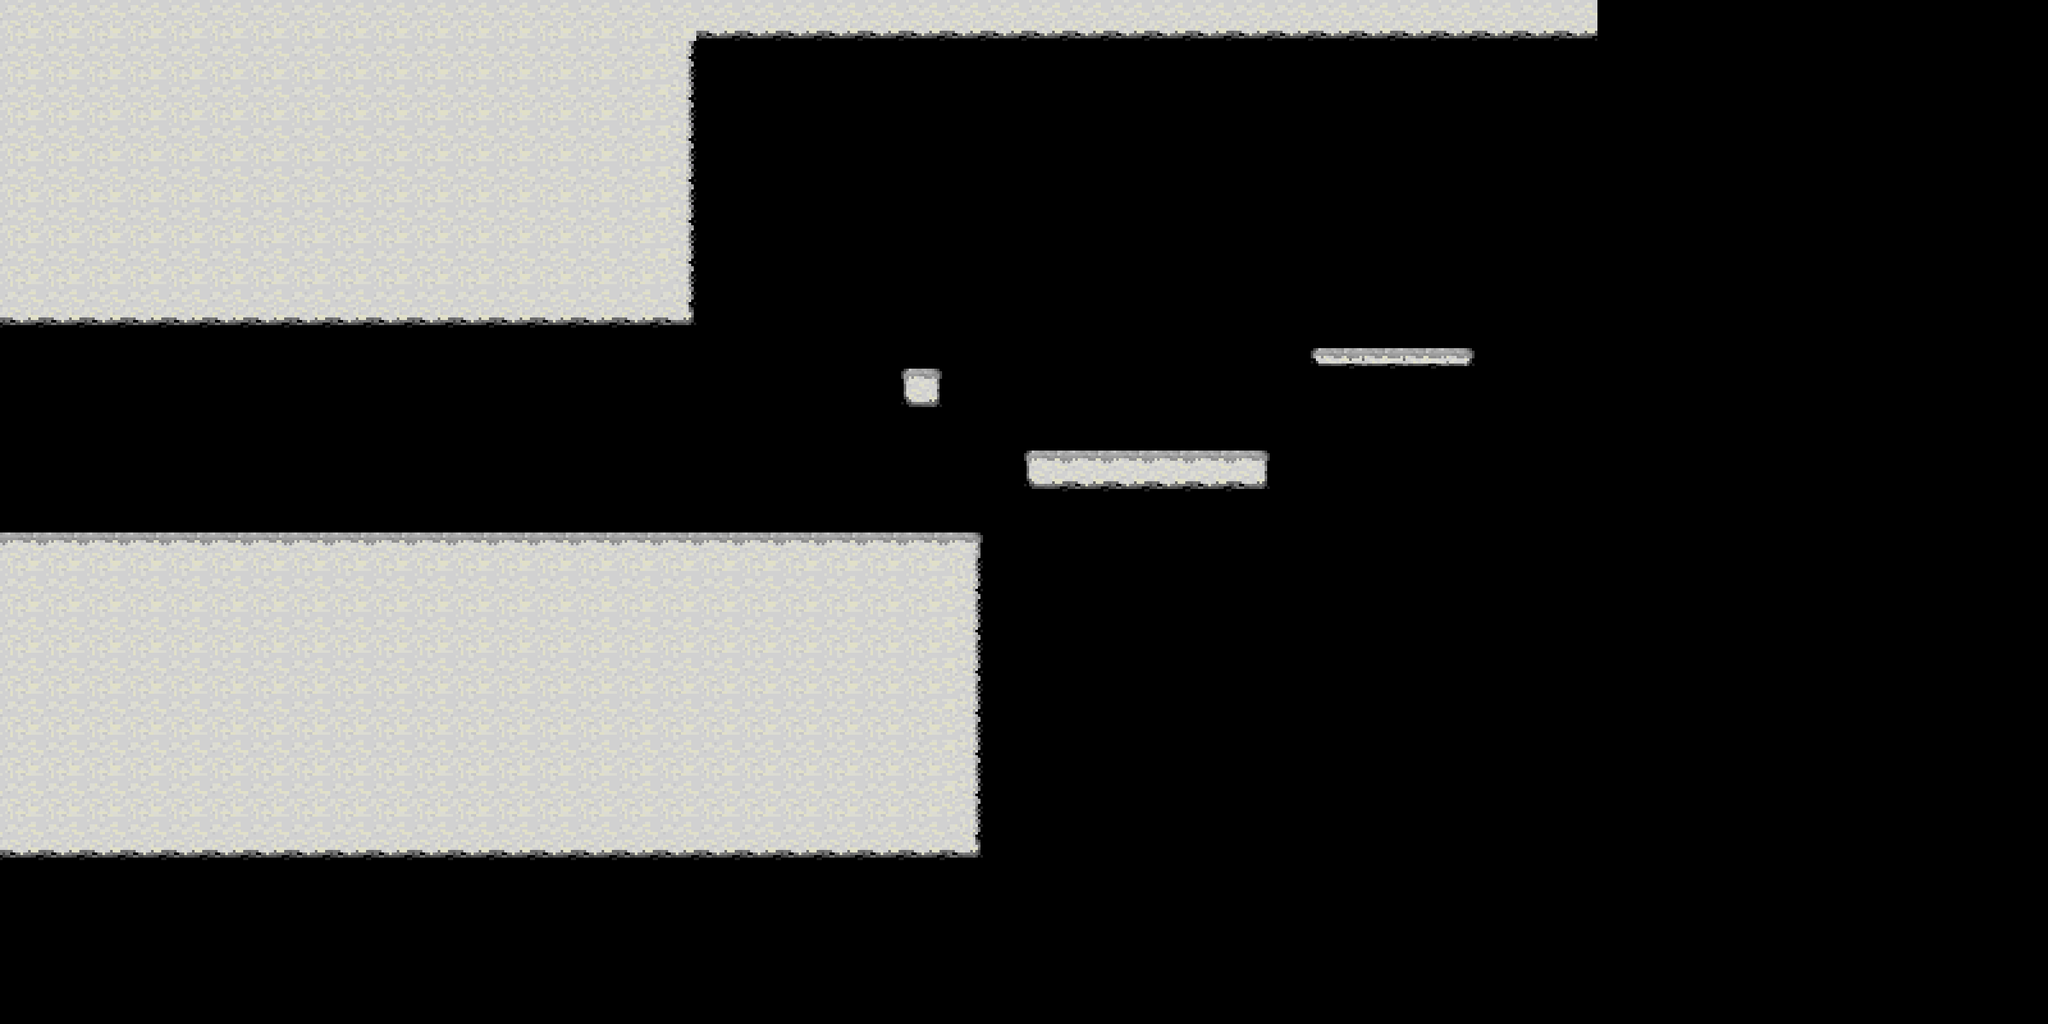

A level layout from a 2D game, rendered from its tile map. Below: a short description, then the map file with tile-grid data replaced by summaries:
An orthogonal 50x25 tile map with 64x64 px tiles, 1 tile layer (Capa de Patrones 1), 2 tilesets.

<map version="1.2" tiledversion="1.2.4" orientation="orthogonal" renderorder="right-down" width="50" height="25" tilewidth="64" tileheight="64" infinite="0" nextlayerid="2" nextobjectid="1">
 <tileset firstgid="1" name="tileset" tilewidth="64" tileheight="64" tilecount="132" columns="12">
  <image source="tileset.png" width="768" height="704" />
 </tileset>
 <tileset firstgid="133" name="tileset2" tilewidth="64" tileheight="64" tilecount="30" columns="5">
  <image source="tileset2.png" width="320" height="384" />
 </tileset>
 <layer id="1" name="Capa de Patrones 1" width="50" height="25">
  <data>[1250 cells, 361 non-empty, 13 distinct tile ids]</data>
 </layer>
</map>
